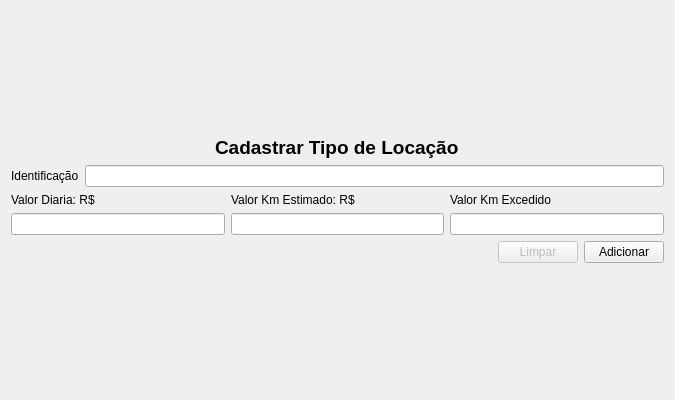
<?xml version="1.0" encoding="UTF-8"?>
<ui version="4.0">
 <class>p_tipoLoc</class>
 <widget class="QWidget" name="p_tipoLoc">
  <property name="windowModality">
   <enum>Qt::ApplicationModal</enum>
  </property>
  <property name="geometry">
   <rect>
    <x>0</x>
    <y>0</y>
    <width>675</width>
    <height>400</height>
   </rect>
  </property>
  <property name="minimumSize">
   <size>
    <width>675</width>
    <height>400</height>
   </size>
  </property>
  <property name="maximumSize">
   <size>
    <width>675</width>
    <height>400</height>
   </size>
  </property>
  <property name="windowTitle">
   <string>Cadastrar Tipo de Locação</string>
  </property>
  <layout class="QVBoxLayout" name="verticalLayout_2">
   <item>
    <layout class="QVBoxLayout" name="verticalLayout">
     <item>
      <layout class="QGridLayout" name="gridLayout">
       <item row="0" column="0">
        <widget class="QLabel" name="label">
         <property name="sizePolicy">
          <sizepolicy hsizetype="Fixed" vsizetype="Fixed">
           <horstretch>0</horstretch>
           <verstretch>0</verstretch>
          </sizepolicy>
         </property>
         <property name="font">
          <font>
           <pointsize>14</pointsize>
           <weight>75</weight>
           <bold>true</bold>
          </font>
         </property>
         <property name="text">
          <string>Cadastrar Tipo de Locação</string>
         </property>
        </widget>
       </item>
      </layout>
     </item>
     <item>
      <layout class="QGridLayout" name="gridLayout_2">
       <item row="0" column="0">
        <widget class="QLabel" name="label_2">
         <property name="text">
          <string>Identificação</string>
         </property>
        </widget>
       </item>
       <item row="0" column="1">
        <widget class="QLineEdit" name="campIdent"/>
       </item>
      </layout>
     </item>
     <item>
      <layout class="QGridLayout" name="gridLayout_3">
       <item row="0" column="1">
        <widget class="QLabel" name="label_3">
         <property name="sizePolicy">
          <sizepolicy hsizetype="Preferred" vsizetype="Fixed">
           <horstretch>0</horstretch>
           <verstretch>0</verstretch>
          </sizepolicy>
         </property>
         <property name="text">
          <string>Valor Diaria: R$</string>
         </property>
        </widget>
       </item>
       <item row="1" column="3">
        <widget class="QLineEdit" name="camp_valKm"/>
       </item>
       <item row="1" column="1">
        <widget class="QLineEdit" name="camp_valDia"/>
       </item>
       <item row="1" column="5">
        <widget class="QLineEdit" name="campValK_exc"/>
       </item>
       <item row="0" column="3">
        <widget class="QLabel" name="label_4">
         <property name="sizePolicy">
          <sizepolicy hsizetype="Preferred" vsizetype="Fixed">
           <horstretch>0</horstretch>
           <verstretch>0</verstretch>
          </sizepolicy>
         </property>
         <property name="text">
          <string>Valor Km Estimado: R$</string>
         </property>
        </widget>
       </item>
       <item row="0" column="5">
        <widget class="QLabel" name="label_5">
         <property name="sizePolicy">
          <sizepolicy hsizetype="Preferred" vsizetype="Fixed">
           <horstretch>0</horstretch>
           <verstretch>0</verstretch>
          </sizepolicy>
         </property>
         <property name="text">
          <string>Valor Km Excedido</string>
         </property>
        </widget>
       </item>
      </layout>
     </item>
     <item>
      <layout class="QGridLayout" name="gridLayout_4">
       <item row="0" column="0">
        <spacer name="horizontalSpacer">
         <property name="orientation">
          <enum>Qt::Horizontal</enum>
         </property>
         <property name="sizeHint" stdset="0">
          <size>
           <width>40</width>
           <height>20</height>
          </size>
         </property>
        </spacer>
       </item>
       <item row="0" column="1">
        <widget class="QPushButton" name="b_limpar">
         <property name="enabled">
          <bool>false</bool>
         </property>
         <property name="text">
          <string>Limpar</string>
         </property>
        </widget>
       </item>
       <item row="0" column="2">
        <widget class="QPushButton" name="b_novo">
         <property name="text">
          <string>Adicionar</string>
         </property>
        </widget>
       </item>
      </layout>
     </item>
    </layout>
   </item>
  </layout>
 </widget>
 <tabstops>
  <tabstop>campIdent</tabstop>
  <tabstop>camp_valDia</tabstop>
  <tabstop>camp_valKm</tabstop>
  <tabstop>campValK_exc</tabstop>
  <tabstop>b_novo</tabstop>
  <tabstop>b_limpar</tabstop>
 </tabstops>
 <resources/>
 <connections/>
</ui>
